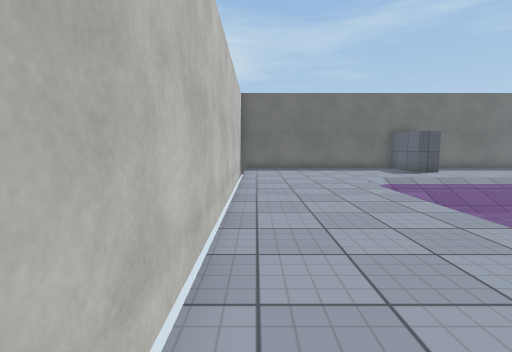
View 1 (above)

16 first-person views from a walk through a Unity game level. The camera is 1.2 m above the floor, tilts 6° down and sees 85° across. Doors are open. The floor is counted in squares, 1 m on a side. Each view is taken from the middle of a square. On the plan, view 1 faces up. The plan holds only what a view shows up to about 13 squares ahead; the rest is blank. The place goes on beyond the plan. Some animated figures are left out. Surface patterns are stand-ins for the level's own textures.

View 2
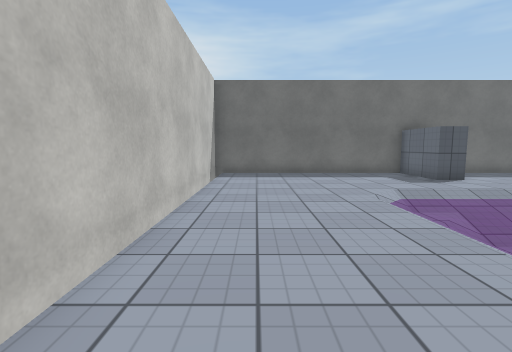

View 3
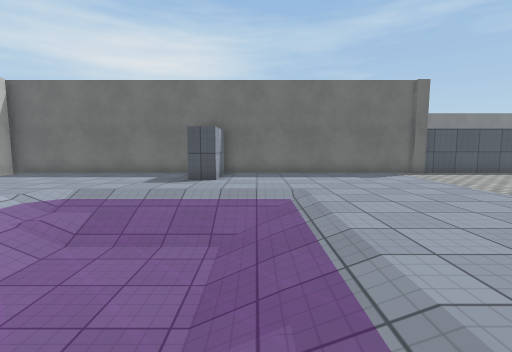

View 4
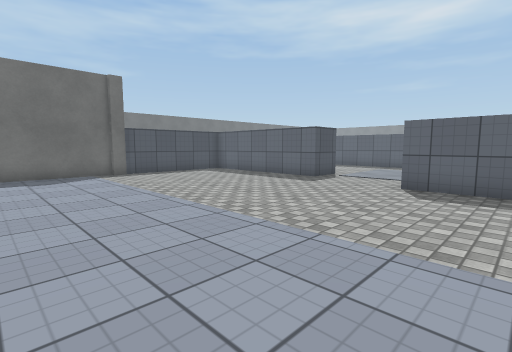

View 5
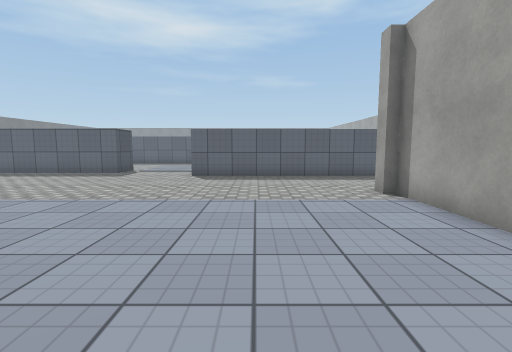

View 6
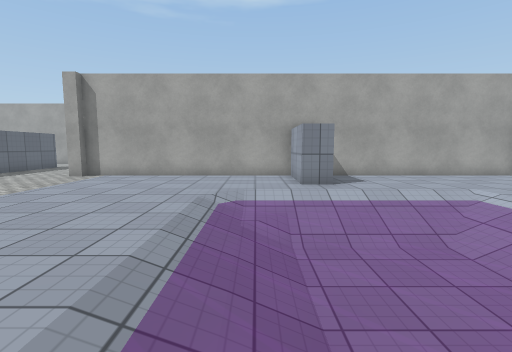

View 7
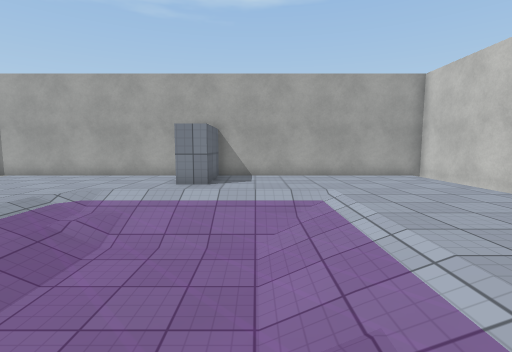

View 8
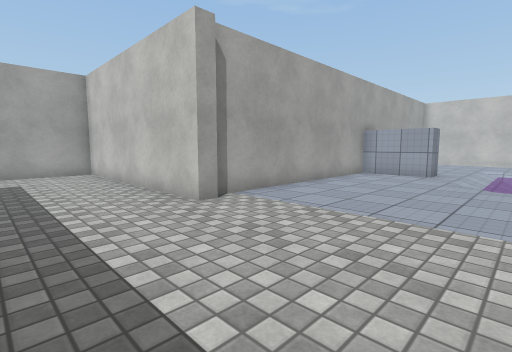

View 9
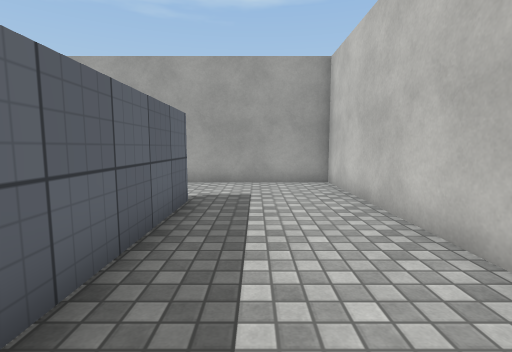

View 10
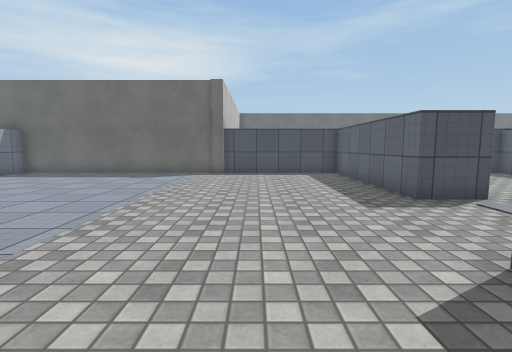

View 11
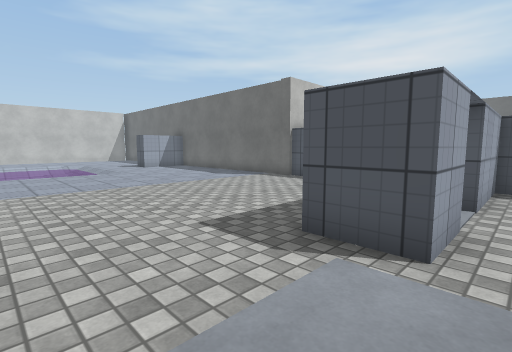

View 12
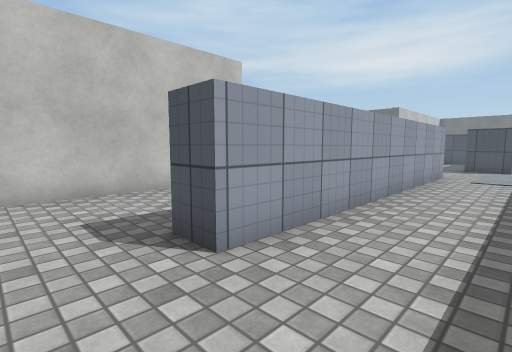

View 13
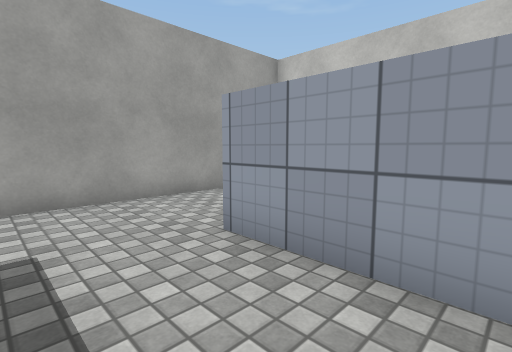

View 14
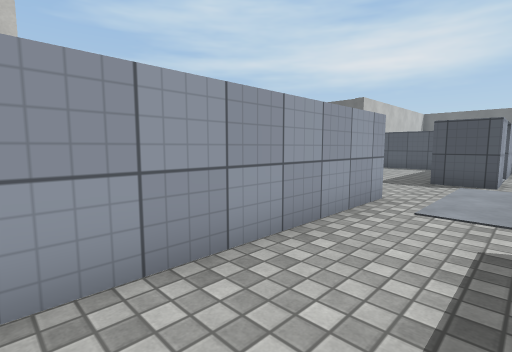

View 15
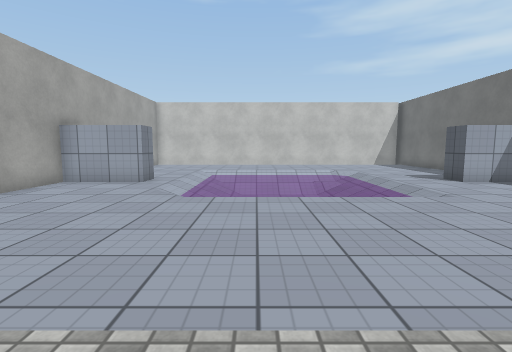

View 16
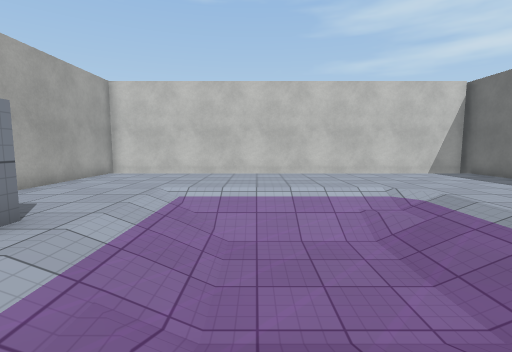

### Floor plan
Key: @ floor where view 1 was taken; # wall or solid block; . main floor; - floor 0.25 m lower than the main floor; / step, stairs or slope.
Columns run from 1 left of view 1 to 25 right of it. Each row starts with its distance up from view 1.
 16 ###########################
 15 #........#..............##.
 14 #........#..............##.
 13 #.......................##.
 12 #.......................#..
 11 #.......................##.
 10 #..../-------...........##.
  9 #..../-------..............
  8 #..../--  ---..............
  7 #..../--  ---..............
  6 #..../--  ---..............
  5 #..../-------..........#...
  4 #..../------/..........#...
  3 #......................#...
  2 #........#.............#...
  1 #........#.............#...
  0 #@.......#.............#...
 -1 ###################....#...
 -2                   #....#...
 -3                   #....#...
 -4                   #....#...
 -5                   #....#...
 -6                   #........
 -7                   #........
 -8                   #........
 -9                   #########

Where each view was taken, in squares from view 1:
view 1: 0 up, 0 right, facing up
view 2: 3 up, 1 right, facing up
view 3: 3 up, 10 right, facing up
view 4: 3 up, 13 right, facing up-right
view 5: 3 up, 10 right, facing right
view 6: 11 up, 10 right, facing down
view 7: 11 up, 6 right, facing down
view 8: 5 up, 21 right, facing down-left
view 9: 1 up, 20 right, facing down
view 10: 3 up, 19 right, facing up
view 11: 6 up, 25 right, facing up-left
view 12: 7 down, 25 right, facing up-left
view 13: 2 down, 25 right, facing down-left
view 14: 1 down, 25 right, facing up-left
view 15: 6 up, 18 right, facing left
view 16: 6 up, 12 right, facing left
